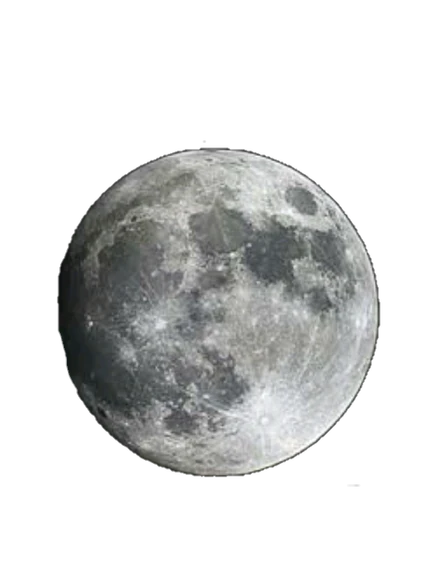
#> input picture inventory/raw/additions/Moon.webp, 421 x 574 px, found by its file name; its folder holds only this picture in this run
$ python compressor.py
#> lines starting #> are read from the running program, lines starting #| are printed output that depends on the picture
import os
import io
from typing import Tuple, Optional

import numpy as np
from PIL import Image, ImageOps

# === Paths (edit if needed) ===
INPUT_DIR = r"H:\Assets\Deadlands HTML\Extension\inventory\raw\additions"
OUT_256 = r"H:\Assets\Deadlands HTML\Extension\inventory\raw\256"
OUT_128 = r"H:\Assets\Deadlands HTML\Extension\inventory\raw\128"

# === Settings ===
IMAGE_EXTS = {".png", ".jpg", ".jpeg", ".webp"}
PSNR_TARGET_256 = 38.0
PSNR_TARGET_128 = 37.0
WEBP_METHOD = 6
WEBP_ALPHA_QUALITY = 80
QUALITY_MIN = 30
QUALITY_MAX = 90
try:
    RESAMPLE = Image.Resampling.LANCZOS
except Exception:
    RESAMPLE = Image.LANCZOS


def ensure_dirs():
    os.makedirs(OUT_256, exist_ok=True)
    os.makedirs(OUT_128, exist_ok=True)


def psnr(rgb_a: Image.Image, rgb_b: Image.Image) -> float:
    a = np.asarray(rgb_a, dtype=np.float32)
    b = np.asarray(rgb_b, dtype=np.float32)
    mse = np.mean((a - b) ** 2)
    if mse == 0:
        return float("inf")
    return 20 * np.log10(255.0) - 10 * np.log10(mse)


def crop_transparent(im: Image.Image) -> Image.Image:
    im = ImageOps.exif_transpose(im)
    rgba = im.convert("RGBA")
    alpha = rgba.split()[-1]
    bbox = alpha.getbbox()
    if bbox:
        rgba = rgba.crop(bbox)
    return rgba


def fit_on_square_rgba(im_rgba: Image.Image, size: int) -> Image.Image:
    im = im_rgba.copy()
    im.thumbnail((size, size), RESAMPLE)
    canvas = Image.new("RGBA", (size, size), (0, 0, 0, 0))
    x = (size - im.width) // 2
    y = (size - im.height) // 2
    canvas.paste(im, (x, y))
    return canvas


def encode_webp_smart(
    rgba_image: Image.Image, psnr_target: float
) -> Tuple[bytes, int, Optional[float]]:
    rgb_ref = rgba_image.convert("RGB")

    best_bytes: Optional[bytes] = None
    best_q: Optional[int] = None
    best_psnr: Optional[float] = None

    lo, hi = QUALITY_MIN, QUALITY_MAX
    for _ in range(8):
        if lo > hi:
            break
        q = (lo + hi) // 2
        buf = io.BytesIO()
        rgba_image.save(
            buf,
            format="WEBP",
            quality=q,
            method=WEBP_METHOD,
            lossless=False,
            alpha_quality=WEBP_ALPHA_QUALITY,
        )
        data = buf.getvalue()
        decoded = Image.open(io.BytesIO(data)).convert("RGB")
        p = psnr(rgb_ref, decoded)

        if p >= psnr_target:
            best_bytes, best_q, best_psnr = data, q, p
            hi = q - 1
        else:
            lo = q + 1

    if best_bytes is None:
        q = 80
        buf = io.BytesIO()
        rgba_image.save(
            buf,
            format="WEBP",
            quality=q,
            method=WEBP_METHOD,
            lossless=False,
            alpha_quality=WEBP_ALPHA_QUALITY,
        )
        best_bytes, best_q, best_psnr = buf.getvalue(), q, None

    return best_bytes, int(best_q), best_psnr


def unique_path(base_dir: str, base_name: str) -> str:
    """Generate a unique path like Windows: file.webp, file (2).webp, file (3).webp, ..."""
    name, ext = os.path.splitext(base_name)
    candidate = os.path.join(base_dir, base_name)
    counter = 2
    while os.path.exists(candidate):
        candidate = os.path.join(base_dir, f"{name} ({counter}){ext}")
        counter += 1
    return candidate


def process_one(src_path: str):
    base = os.path.splitext(os.path.basename(src_path))[0]
    out256 = unique_path(OUT_256, base + ".webp")
    out128 = unique_path(OUT_128, base + ".webp")

    try:
        with Image.open(src_path) as im:
            cropped = crop_transparent(im)

            # --- 256x256 ---
            im256 = fit_on_square_rgba(cropped, 256)
            bytes256, q256, p256 = encode_webp_smart(im256, PSNR_TARGET_256)
            with open(out256, "wb") as f:
                f.write(bytes256)

            # --- 128x128 ---
            im128 = fit_on_square_rgba(cropped, 128)
            bytes128, q128, p128 = encode_webp_smart(im128, PSNR_TARGET_128)
            with open(out128, "wb") as f:
                f.write(bytes128)

            print(
                f"[OK] {os.path.basename(src_path)} → "
                f"{os.path.basename(out256)} ({q256}), "
                f"{os.path.basename(out128)} ({q128})"
            )
    except Exception as e:
        print(f"[ERR] {os.path.basename(src_path)}: {e}")


def main():
    ensure_dirs()
    files = [
        f
        for f in os.listdir(INPUT_DIR)
        if os.path.isfile(os.path.join(INPUT_DIR, f))
        and os.path.splitext(f)[1].lower() in IMAGE_EXTS
    ]
    if not files:
        print("No images found.")
        return

    print(f"Found {len(files)} images. Processing...")
    for fname in files:
        process_one(os.path.join(INPUT_DIR, fname))
#> in process_one, im is the input picture: PIL image 421x574 RGBA; mean R, G, B, A 49.4, 50.4, 49.7, 87.9
#> in crop_transparent, `alpha = rgba.split()[-1]`:
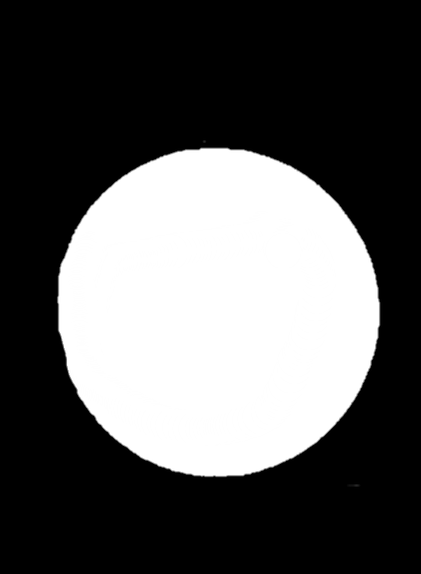
#> alpha: PIL image 421x574 L; min 0, max 255, mean 87.9
#> in crop_transparent, `bbox = alpha.getbbox()`: bbox = (55, 138, 383, 489)
#> in crop_transparent, `rgba = rgba.crop(bbox)`:
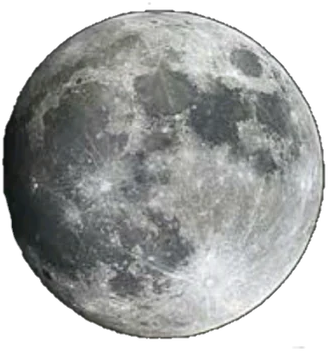
#> rgba: PIL image 328x351 RGBA; mean R, G, B, A 103.2, 105.2, 103.8, 184.6; transparent parts drawn white
#> in fit_on_square_rgba, `canvas = Image.new("RGBA", (size, size), (0, 0, 0, 0))`: canvas: PIL image 256x256 RGBA; every value is 0
#> in encode_webp_smart, `decoded = Image.open(io.BytesIO(data)).convert("RGB")`:
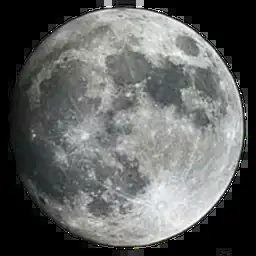
#> decoded: PIL image 256x256 RGB; mean R, G, B 95.7, 97.7, 96.3
#> in psnr, `mse = np.mean((a - b) ** 2)`: mse = 217.3
#> in encode_webp_smart, `p = psnr(rgb_ref, decoded)`: p = 24.76
#> in encode_webp_smart, `q = 80`: q = 80
#> call 2 of fit_on_square_rgba, with size = 128
#> in fit_on_square_rgba (call 2), `im.thumbnail((size, size), RESAMPLE)`:
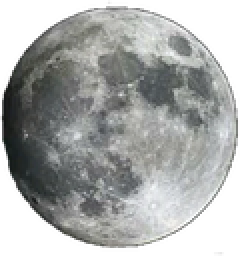
#> im: PIL image 120x128 RGBA (shown 2 times larger); mean R, G, B, A 101.3, 103.3, 102, 184.6; transparent parts drawn white
#> in fit_on_square_rgba (call 2), `canvas = Image.new("RGBA", (size, size), (0, 0, 0, 0))`: canvas: PIL image 128x128 RGBA; every value is 0
#> in fit_on_square_rgba (call 2), `canvas.paste(im, (x, y))`:
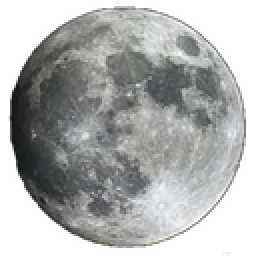
#> canvas: PIL image 128x128 RGBA (shown 2 times larger); mean R, G, B, A 95, 96.8, 95.7, 173; transparent parts drawn white
#> call 2 of encode_webp_smart, with psnr_target = 37
#> in encode_webp_smart (call 2), `rgb_ref = rgba_image.convert("RGB")`:
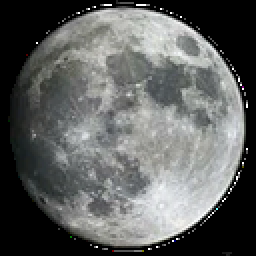
#> rgb_ref: PIL image 128x128 RGB (shown 2 times larger); mean R, G, B 95, 96.8, 95.7
#> in encode_webp_smart (call 2), `decoded = Image.open(io.BytesIO(data)).convert("RGB")`:
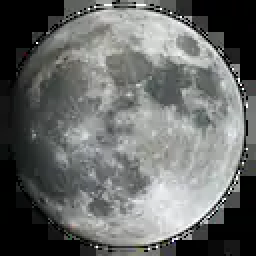
#> decoded: PIL image 128x128 RGB (shown 2 times larger); mean R, G, B 102.6, 104.7, 103.2
#> in encode_webp_smart (call 2), `p = psnr(rgb_ref, decoded)`: p = 19.23
#> in process_one, `bytes128, q128, p128 = encode_webp_smart(im128, PSNR_TARGET_128)`: q128 = 80
#| [OK] Moon.webp → Moon (2).webp (80), Moon (2).webp (80)
    print("Done.")


if __name__ == "__main__":
    main()

$ run again, on inventory/raw/additions/Sun.png
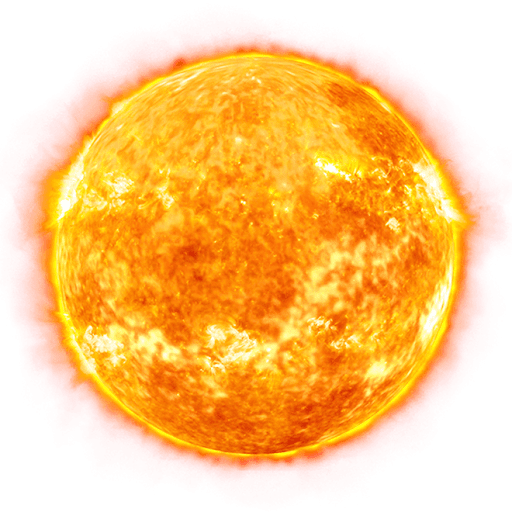
#> input picture inventory/raw/additions/Sun.png, 512 x 512 px, found by its file name
#> in process_one, im is the input picture: PIL image 512x512 P; mean R, G, B, A 210.9, 119.4, 35, 141.3
#> in crop_transparent, `alpha = rgba.split()[-1]`:
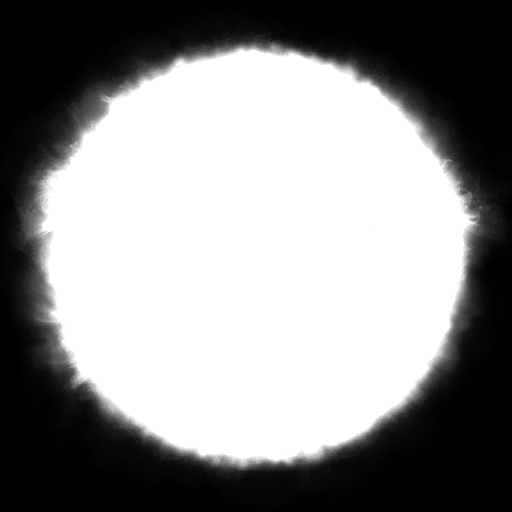
#> alpha: PIL image 512x512 L; min 0, max 255, mean 141.3
#> bbox = (0, 3, 512, 512)
#> im: PIL image 256x255 RGBA
#> mse = 511
#> p = 21.05
#> q = 80
#> im: PIL image 128x127 RGBA
#> rgb_ref: PIL image 128x128 RGB
#> in encode_webp_smart (call 2), `decoded = Image.open(io.BytesIO(data)).convert("RGB")`:
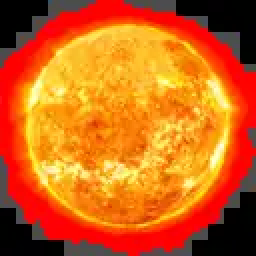
#> decoded: PIL image 128x128 RGB (shown 2 times larger); mean R, G, B 203.8, 100, 24.8
#> a: shape (128, 128, 3) float32
#> b: shape (128, 128, 3) float32
#> p = 18.93
#> q128 = 80
#| [OK] Sun.png → Sun (2).webp (80), Sun (2).webp (80)
